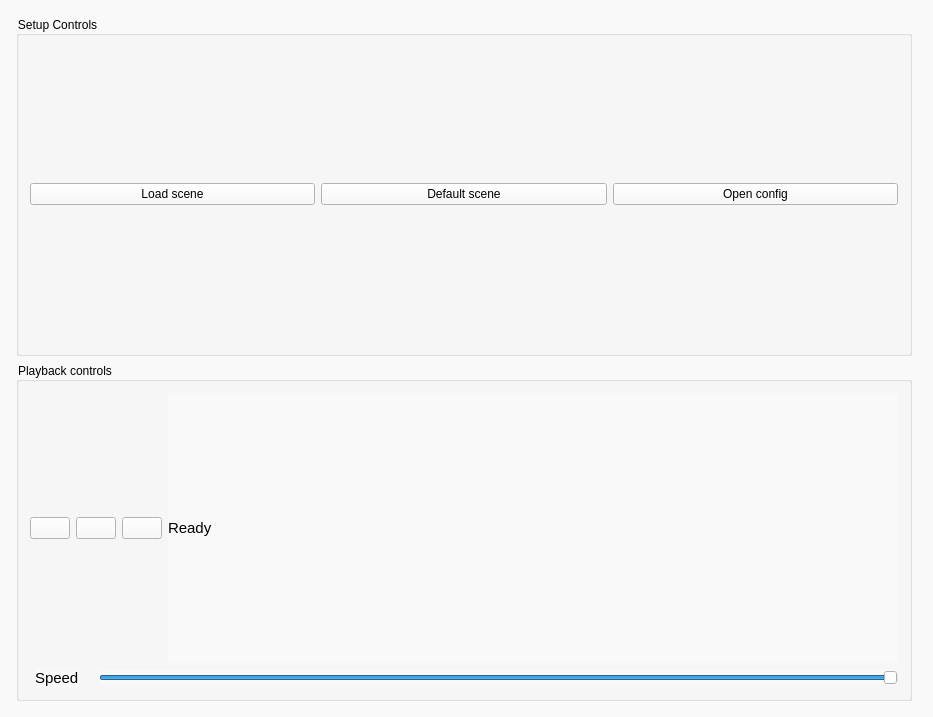
<?xml version="1.0" encoding="UTF-8"?>
<ui version="4.0">
 <class>QArrow2D</class>
 <widget class="QMainWindow" name="QArrow2D">
  <property name="geometry">
   <rect>
    <x>0</x>
    <y>0</y>
    <width>933</width>
    <height>717</height>
   </rect>
  </property>
  <property name="windowTitle">
   <string>QArrow2D</string>
  </property>
  <property name="styleSheet">
   <string notr="true">background-color : rgb(249, 249, 249)</string>
  </property>
  <widget class="QWidget" name="centralWidget">
   <property name="autoFillBackground">
    <bool>false</bool>
   </property>
   <layout class="QHBoxLayout" name="horizontalLayout_3">
    <item>
     <layout class="QHBoxLayout" name="layout">
      <property name="leftMargin">
       <number>0</number>
      </property>
      <property name="topMargin">
       <number>0</number>
      </property>
      <property name="rightMargin">
       <number>0</number>
      </property>
      <property name="bottomMargin">
       <number>0</number>
      </property>
      <item>
       <layout class="QVBoxLayout" name="leftPane">
        <property name="leftMargin">
         <number>0</number>
        </property>
        <property name="topMargin">
         <number>0</number>
        </property>
        <property name="rightMargin">
         <number>0</number>
        </property>
        <property name="bottomMargin">
         <number>0</number>
        </property>
        <item>
         <layout class="QVBoxLayout" name="controls">
          <property name="leftMargin">
           <number>5</number>
          </property>
          <property name="topMargin">
           <number>5</number>
          </property>
          <property name="rightMargin">
           <number>5</number>
          </property>
          <property name="bottomMargin">
           <number>5</number>
          </property>
          <item>
           <widget class="QGroupBox" name="setupControls">
            <property name="title">
             <string>Setup Controls</string>
            </property>
            <layout class="QHBoxLayout" name="horizontalLayout">
             <item>
              <widget class="QPushButton" name="loadScene">
               <property name="text">
                <string>Load scene</string>
               </property>
              </widget>
             </item>
             <item>
              <widget class="QPushButton" name="defaultScene">
               <property name="sizePolicy">
                <sizepolicy hsizetype="Minimum" vsizetype="Fixed">
                 <horstretch>0</horstretch>
                 <verstretch>0</verstretch>
                </sizepolicy>
               </property>
               <property name="text">
                <string>Default scene</string>
               </property>
              </widget>
             </item>
             <item>
              <widget class="QPushButton" name="openConfig">
               <property name="text">
                <string>Open config</string>
               </property>
              </widget>
             </item>
            </layout>
           </widget>
          </item>
          <item>
           <widget class="QGroupBox" name="playbackControls">
            <property name="title">
             <string>Playback controls</string>
            </property>
            <layout class="QVBoxLayout" name="verticalLayout">
             <item>
              <layout class="QHBoxLayout" name="controls1">
               <item>
                <widget class="QPushButton" name="playPause">
                 <property name="sizePolicy">
                  <sizepolicy hsizetype="Minimum" vsizetype="Fixed">
                   <horstretch>0</horstretch>
                   <verstretch>0</verstretch>
                  </sizepolicy>
                 </property>
                 <property name="text">
                  <string/>
                 </property>
                 <property name="icon">
                  <iconset resource="qArrow2D.qrc">
                   <normaloff>:/qArrow2D/icons/play.ico</normaloff>:/qArrow2D/icons/play.ico</iconset>
                 </property>
                </widget>
               </item>
               <item>
                <widget class="QPushButton" name="record">
                 <property name="sizePolicy">
                  <sizepolicy hsizetype="Minimum" vsizetype="Fixed">
                   <horstretch>0</horstretch>
                   <verstretch>0</verstretch>
                  </sizepolicy>
                 </property>
                 <property name="minimumSize">
                  <size>
                   <width>0</width>
                   <height>0</height>
                  </size>
                 </property>
                 <property name="text">
                  <string/>
                 </property>
                 <property name="icon">
                  <iconset resource="qArrow2D.qrc">
                   <normaloff>:/qArrow2D/icons/recStart.ico</normaloff>:/qArrow2D/icons/recStart.ico</iconset>
                 </property>
                </widget>
               </item>
               <item>
                <widget class="QPushButton" name="reset">
                 <property name="text">
                  <string/>
                 </property>
                 <property name="icon">
                  <iconset resource="qArrow2D.qrc">
                   <normaloff>:/qArrow2D/icons/reset.ico</normaloff>:/qArrow2D/icons/reset.ico</iconset>
                 </property>
                </widget>
               </item>
               <item>
                <widget class="QLabel" name="stepsLbl">
                 <property name="sizePolicy">
                  <sizepolicy hsizetype="Expanding" vsizetype="Preferred">
                   <horstretch>0</horstretch>
                   <verstretch>0</verstretch>
                  </sizepolicy>
                 </property>
                 <property name="font">
                  <font>
                   <pointsize>11</pointsize>
                  </font>
                 </property>
                 <property name="text">
                  <string>Ready</string>
                 </property>
                 <property name="alignment">
                  <set>Qt::AlignLeading|Qt::AlignLeft|Qt::AlignVCenter</set>
                 </property>
                </widget>
               </item>
              </layout>
             </item>
             <item>
              <layout class="QHBoxLayout" name="controls2">
               <property name="spacing">
                <number>20</number>
               </property>
               <property name="leftMargin">
                <number>5</number>
               </property>
               <item>
                <widget class="QLabel" name="speedLbl">
                 <property name="font">
                  <font>
                   <pointsize>11</pointsize>
                  </font>
                 </property>
                 <property name="text">
                  <string>Speed</string>
                 </property>
                </widget>
               </item>
               <item>
                <widget class="QSlider" name="speed">
                 <property name="minimum">
                  <number>0</number>
                 </property>
                 <property name="maximum">
                  <number>99</number>
                 </property>
                 <property name="value">
                  <number>99</number>
                 </property>
                 <property name="orientation">
                  <enum>Qt::Horizontal</enum>
                 </property>
                 <property name="invertedControls">
                  <bool>false</bool>
                 </property>
                 <property name="tickPosition">
                  <enum>QSlider::NoTicks</enum>
                 </property>
                </widget>
               </item>
              </layout>
             </item>
            </layout>
           </widget>
          </item>
         </layout>
        </item>
       </layout>
      </item>
      <item>
       <layout class="QVBoxLayout" name="centralPane"/>
      </item>
      <item>
       <layout class="QVBoxLayout" name="rightPane">
        <property name="spacing">
         <number>0</number>
        </property>
        <property name="leftMargin">
         <number>5</number>
        </property>
        <property name="topMargin">
         <number>0</number>
        </property>
        <property name="rightMargin">
         <number>0</number>
        </property>
        <property name="bottomMargin">
         <number>0</number>
        </property>
       </layout>
      </item>
     </layout>
    </item>
   </layout>
  </widget>
 </widget>
 <layoutdefault spacing="6" margin="11"/>
 <resources>
  <include location="qArrow2D.qrc"/>
 </resources>
 <connections/>
</ui>
